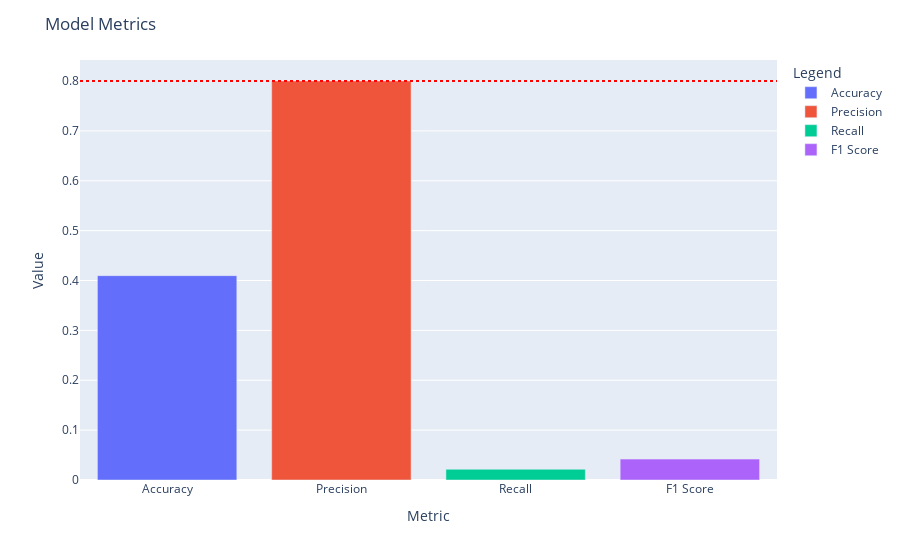

The notebook cell this image was saved under:
### Code cell
plot_metrics(Bpreds, Btargets)

### Figure 1 — Plotly figure (JSON) as saved in the notebook; plotly's stock layout.template omitted (floating-point values rounded to 4 significant figures)
{"data": [{"alignmentgroup": "True", "hovertemplate": "color=Accuracy<br>x=%{x}<br>y=%{y}<extra></extra>", "legendgroup": "Accuracy", "marker": {"color": "#636efa", "pattern": {"shape": ""}}, "name": "Accuracy", "offsetgroup": "Accuracy", "orientation": "v", "showlegend": true, "textposition": "auto", "type": "bar", "x": ["Accuracy"], "xaxis": "x", "y": [0.4097], "yaxis": "y"}, {"alignmentgroup": "True", "hovertemplate": "color=Precision<br>x=%{x}<br>y=%{y}<extra></extra>", "legendgroup": "Precision", "marker": {"color": "#EF553B", "pattern": {"shape": ""}}, "name": "Precision", "offsetgroup": "Precision", "orientation": "v", "showlegend": true, "textposition": "auto", "type": "bar", "x": ["Precision"], "xaxis": "x", "y": [0.8], "yaxis": "y"}, {"alignmentgroup": "True", "hovertemplate": "color=Recall<br>x=%{x}<br>y=%{y}<extra></extra>", "legendgroup": "Recall", "marker": {"color": "#00cc96", "pattern": {"shape": ""}}, "name": "Recall", "offsetgroup": "Recall", "orientation": "v", "showlegend": true, "textposition": "auto", "type": "bar", "x": ["Recall"], "xaxis": "x", "y": [0.0215], "yaxis": "y"}, {"alignmentgroup": "True", "hovertemplate": "color=F1 Score<br>x=%{x}<br>y=%{y}<extra></extra>", "legendgroup": "F1 Score", "marker": {"color": "#ab63fa", "pattern": {"shape": ""}}, "name": "F1 Score", "offsetgroup": "F1 Score", "orientation": "v", "showlegend": true, "textposition": "auto", "type": "bar", "x": ["F1 Score"], "xaxis": "x", "y": [0.0419], "yaxis": "y"}], "layout": {"barmode": "relative", "legend": {"title": {"text": "Legend"}, "tracegroupgap": 0}, "margin": {"t": 60}, "shapes": [{"line": {"color": "red", "dash": "dot"}, "type": "line", "x0": 0, "x1": 1, "xref": "x domain", "y0": 0.8, "y1": 0.8, "yref": "y"}], "title": {"text": "Model Metrics"}, "xaxis": {"anchor": "y", "domain": [0, 1], "title": {"text": "Metric"}}, "yaxis": {"anchor": "x", "domain": [0, 1], "title": {"text": "Value"}}}}
